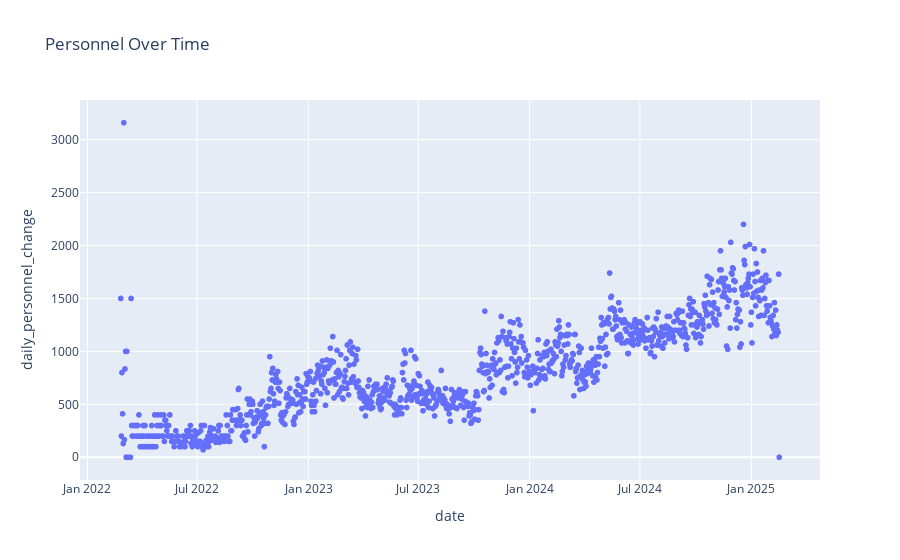

Here is the notebook cell this chart was saved with:
### Markdown cell above
## (3.4) Scatter Plot for Personnel Data

### Code cell
# Rename duplicate columns in equipment_data
equipment_data = equipment_data.rename(columns={'drone': 'drone_1', 'submarines': 'submarines_1'})

# Scatter plot for personnel data
fig_scatter = px.scatter(personnel_data, x='date', y='daily_personnel_change', title='Personnel Over Time')
fig_scatter.show()

### Figure 1 — Plotly figure (JSON) as saved in the notebook; plotly's stock layout.template omitted (floating-point values rounded to 4 significant figures; data arrays with more than 128 entries replaced by an {"elided": "..."} marker saying what was removed)
{"data": [{"hovertemplate": "date=%{x}<br>daily_personnel_change=%{y}<extra></extra>", "legendgroup": "", "marker": {"color": "#636efa", "symbol": "circle"}, "mode": "markers", "name": "", "showlegend": false, "type": "scattergl", "x": {"elided": "1088 str values"}, "xaxis": "x", "y": {"elided": "1088 int values"}, "yaxis": "y"}], "layout": {"legend": {"tracegroupgap": 0}, "title": {"text": "Personnel Over Time"}, "xaxis": {"anchor": "y", "domain": [0, 1], "title": {"text": "date"}}, "yaxis": {"anchor": "x", "domain": [0, 1], "title": {"text": "daily_personnel_change"}}}}
